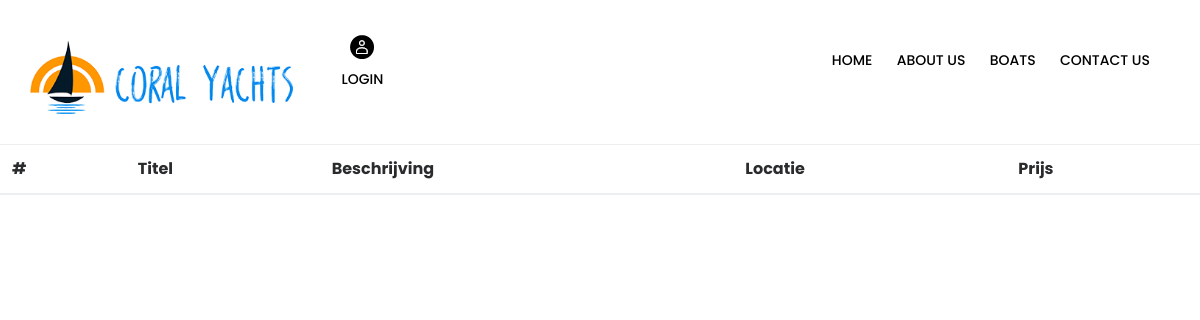
/reserveringen.php, run on an earlier commit of the app's database.
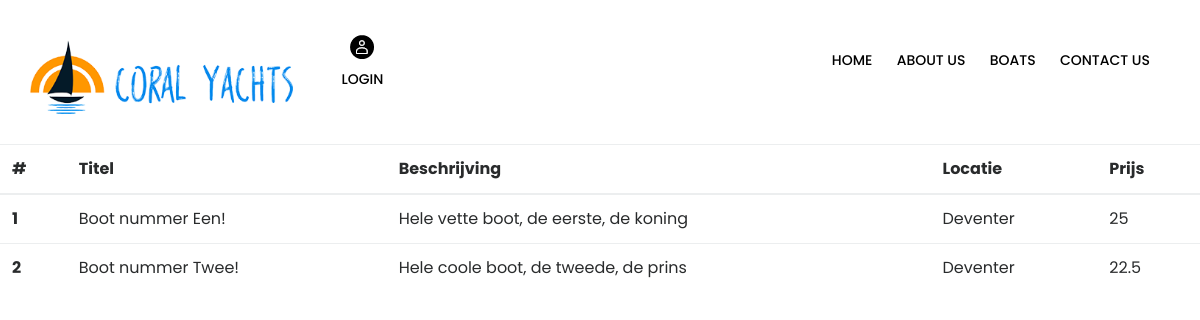
And on a later commit of the database.
### tables this page shows
CREATE TABLE `boten` (
  `ID` int(255) NOT NULL,
  `Titel` varchar(255) NOT NULL,
  `Beschrijving` varchar(255) NOT NULL,
  `Locatie` varchar(255) NOT NULL,
  `Prijs` double NOT NULL,
  `isRented` int(11) NOT NULL DEFAULT 0
);

### DatabaseConfig.php (called while the page is built)
<?php
class DatabaseConfig
{
    private $host = "localhost";
    private $user = "root";
    private $pwd = "";
    private $dbName = "boatymcboatface";
    public function connect()
    {
        $dataSoortName = 'mysql:host=' . $this->host . ';dbname=' . $this->dbName;
        $pdo = new PDO($dataSoortName, $this->user, $this->pwd);
        $pdo->setAttribute(PDO::ATTR_DEFAULT_FETCH_MODE, PDO::FETCH_ASSOC);
        return $pdo;
    }
}
?>

### reserveringen.php (the view, shortened to what this page needs)
<!DOCTYPE html>
<html xmlns="http://www.w3.org/1999/xhtml" lang="en">
<head>
  <link rel="stylesheet" type="text/css" href="assets/css/main.css">
  <link rel="stylesheet" type="text/css" id="r-color-roller" href="assets/color-files/color-08.css">
</head>
<body>
<?php include 'header.php';
      include 'DatabaseConfig.php'
?>
  <div class="container">
    <div class="">
    </div>
  </div>
  <br>
  <br>
  <br>
  <br>
  <br>
  <?php
$dbconfig = new DatabaseConfig;
$boatQuery = "SELECT * FROM boten WHERE isRented = 1";
$boatResult = $dbconfig->connect()->prepare($boatQuery);
$boatResult->execute(array());
$boatRow = $boatResult->fetchAll();
?>
<table class="table">
<thead>
<tr>
  <th>#</th>
  <th>Titel</th>
  <th>Beschrijving</th>
  <th>Locatie</th>
  <th>Prijs</th>
</tr>
</thead>
<tbody>
<?php
    if(!empty($boatRow)){
      $i = 0;
      $rowLength = count($boatRow);
      while ($i < $rowLength) {
        ?>
        <tr>
        <th scope="row"><?php echo $boatRow[$i]["ID"]?></th>
        <td><?php echo $boatRow[$i]["Titel"] ?></td>
        <td><?php echo $boatRow[$i]["Beschrijving"]?></td>
        <td><?php echo $boatRow[$i]["Locatie"]?></td>
        <td><?php echo $boatRow[$i]["Prijs"]?></td>
        </tr>
        <?php
        $i++;
      }
    }
      ?>
  </tbody>
</table>
</body>
</html>

### header.php (shortened to what this page needs)
<div class="r-header r-header-inner r-header-strip-01">
<div class="r-header-strip r-header-strip-01">
    <div class="container">
    <div class="row clearfix">
        <div class="col-xl-3 col-lg-3 col-md-3 col-sm-12 col-xs-12">
        <div class="r-logo">
            <a href="index.php" class="d-inline-block"><img src="assets/images/logo-white.png" class="img-fluid d-block"alt=""></a>
        </div>
        </div>
        <div class="col-xl-9 col-lg-9 col-md-9 col-sm-12 col-xs-12">
        <div class="r-header-action float-left">
        <?php
              if(!isset($_SESSION['userEmail'])){
                  ?><a href="login-register.php"> <img src="assets/images/icon-lock.png" alt='' /> <span class="black">Login</span></a><?php
              }else{
                ?><form action="LogoutController.php" method="POST">
                  <button type=submit name="logout" class="btn btn-full">Logout</button></form><?php
              }
            ?>            <div class="r-search-wrapper">
        </div>
        <div class="r-nav-section float-right">
            <nav>
            <ul>
                <li>
                <a class="black" href="index.php">HOME</a>
                </li>
                <li class="r-has-child">
                <a class="black" href="about.php">ABOUT US</a>
                </li>
                <li >
                <a class="black" href="boat-listing.php">BOATS</a>
                </li>
                <li><a class="black" href="contact.php">CONTACT US</a></li>
            </ul>
            </nav>
        </div>
        </div>
    </div>
    </div>
</div>
</div>

### assets/color-files/color-08.css (style rules this page uses)
.r-header .r-header-strip { background: #ffcd00; }

### header.php (style rules this page uses)
.black { color: black !important; }

What changed in the data, as far as the page shows it:
added boten: ID "1", Titel "Boot nummer Een!", Beschrijving "Hele vette boot, de eerste, de koning", Locatie "Deventer", Prijs "25"
added boten: ID "2", Titel "Boot nummer Twee!", Beschrijving "Hele coole boot, de tweede, de prins", Locatie "Deventer", Prijs "22.5"
